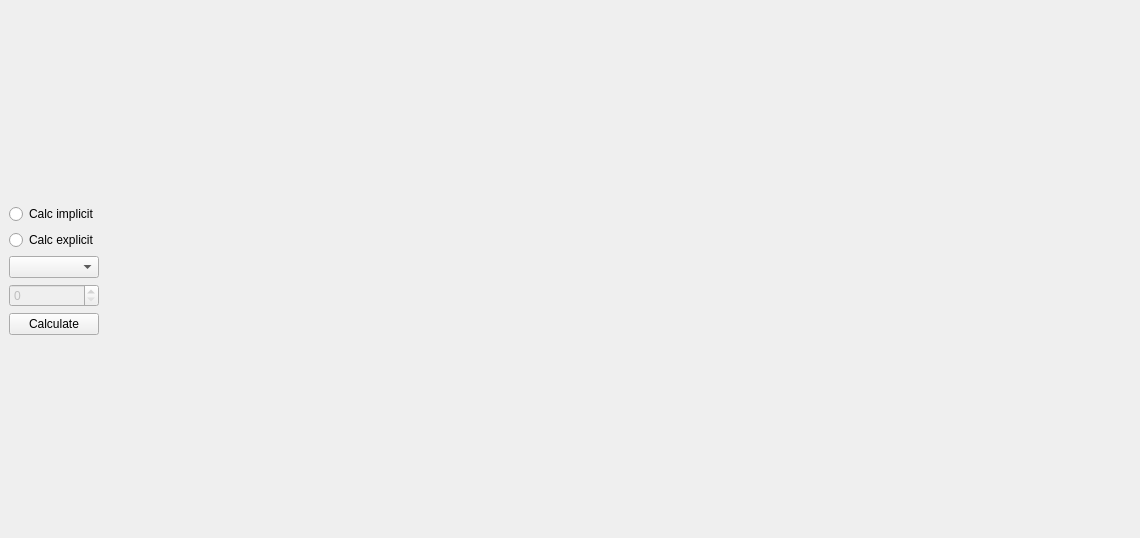
<?xml version="1.0" encoding="UTF-8"?>
<ui version="4.0">
 <class>MainWindow</class>
 <widget class="QMainWindow" name="MainWindow">
  <property name="geometry">
   <rect>
    <x>0</x>
    <y>0</y>
    <width>1140</width>
    <height>538</height>
   </rect>
  </property>
  <property name="sizePolicy">
   <sizepolicy hsizetype="Preferred" vsizetype="Preferred">
    <horstretch>0</horstretch>
    <verstretch>0</verstretch>
   </sizepolicy>
  </property>
  <property name="windowTitle">
   <string>MainWindow</string>
  </property>
  <widget class="QWidget" name="centralwidget">
   <layout class="QGridLayout" name="gridLayout">
    <item row="0" column="1">
     <widget class="GLWidget" name="widget" native="true">
      <property name="sizePolicy">
       <sizepolicy hsizetype="Expanding" vsizetype="Expanding">
        <horstretch>0</horstretch>
        <verstretch>0</verstretch>
       </sizepolicy>
      </property>
     </widget>
    </item>
    <item row="0" column="0">
     <layout class="QVBoxLayout" name="verticalLayout">
      <item>
       <spacer name="verticalSpacer">
        <property name="orientation">
         <enum>Qt::Vertical</enum>
        </property>
        <property name="sizeHint" stdset="0">
         <size>
          <width>20</width>
          <height>40</height>
         </size>
        </property>
       </spacer>
      </item>
      <item>
       <widget class="QRadioButton" name="implicit">
        <property name="text">
         <string>Calc implicit</string>
        </property>
       </widget>
      </item>
      <item>
       <widget class="QRadioButton" name="explicit_2">
        <property name="text">
         <string>Calc explicit</string>
        </property>
       </widget>
      </item>
      <item>
       <widget class="QComboBox" name="comboBoxGraphs"/>
      </item>
      <item>
       <widget class="QSpinBox" name="spinBoxLayers">
        <property name="enabled">
         <bool>false</bool>
        </property>
       </widget>
      </item>
      <item>
       <widget class="QPushButton" name="calcButton">
        <property name="text">
         <string>Calculate</string>
        </property>
       </widget>
      </item>
      <item>
       <spacer name="verticalSpacer_2">
        <property name="orientation">
         <enum>Qt::Vertical</enum>
        </property>
        <property name="sizeHint" stdset="0">
         <size>
          <width>20</width>
          <height>40</height>
         </size>
        </property>
       </spacer>
      </item>
     </layout>
    </item>
    <item row="0" column="2">
     <widget class="QwtPlot" name="qwtPlot"/>
    </item>
   </layout>
  </widget>
 </widget>
 <customwidgets>
  <customwidget>
   <class>QwtPlot</class>
   <extends>QFrame</extends>
   <header>qwt_plot.h</header>
  </customwidget>
  <customwidget>
   <class>GLWidget</class>
   <extends>QWidget</extends>
   <header>glwidget.h</header>
   <container>1</container>
  </customwidget>
 </customwidgets>
 <resources/>
 <connections/>
</ui>
